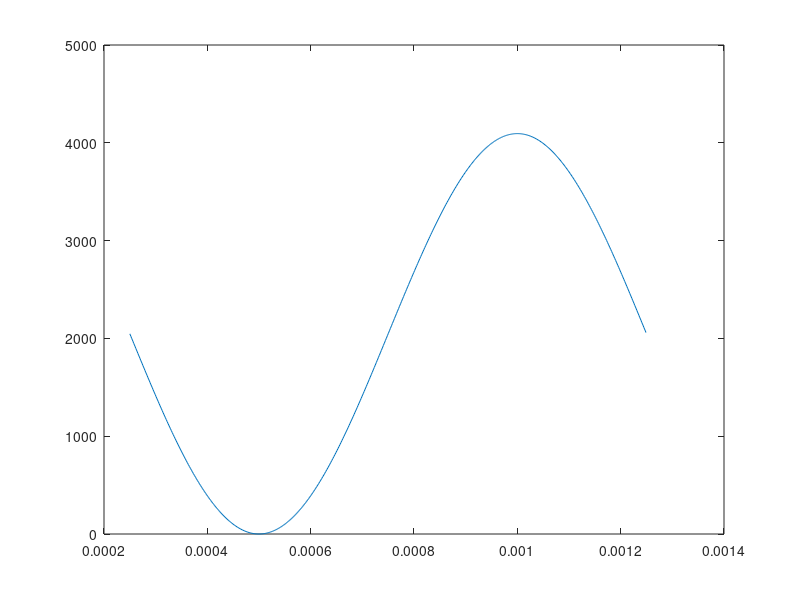

Here is the MATLAB script that generated this plot:
close all;
clear all;
clf;

% Generate 64 points of single-cycle sine wave 
frequency = 1000;
timeperiod = 1/frequency;
amplitude = 2047;
dcoffset = 2047;
%t=0.00025:0.0000158:1.25*timeperiod;           % 64 data points
%t=0.00025:0.00000782:1.25*timeperiod;          % 128 data points
 t=0.00025:0.000001955:1.25*timeperiod;         % 512 data points
sinedata=dcoffset+amplitude*cos(2*pi*frequency*t);
plot(t,sinedata)
  
resultcount = size(sinedata)(2)               % 2nd column is count

headerfile = "sine.h";
author = "chris sutton";
delete (headerfile);
headerfileID = fopen(headerfile,'a');

fprintf(headerfileID, '/** \n');
fprintf(headerfileID, ' * @file %s \n', headerfile);
fprintf(headerfileID, ' * @author %s \n', author);
fprintf(headerfileID, ' * @brief  \n');
fprintf(headerfileID, ' * @version 0.1 \n');
fprintf(headerfileID, ' * @date %s \n', date());
fprintf(headerfileID, ' * @copyright Copyright (c) 2020 \n');
fprintf(headerfileID, ' * Generated by GNU Octave.\n');
fprintf(headerfileID, ' */ \n\n');

fprintf(headerfileID, '#ifndef __SINE_H__\n');
fprintf(headerfileID, '#define __SINE_H__\n\n');

fprintf(headerfileID, '#define SINE_DATA_SIZE %d\n\n', resultcount);

%fprintf(headerfileID, "// SINE WAVE TABLE DATA: Freq=%d(Hz) TimePeriod=%d Amplitude=%d dcoffset=%d\n", frequency, timeperiod, amplitude, dcoffset);
fprintf(headerfileID, 'uint32_t sine_data_table[SINE_DATA_SIZE] = {\n\t');


colcount=0;
% Iterate the matrix result, insert comma, but not after last item
for i = 1:resultcount
   fprintf(headerfileID, '%d', int32(sinedata(i)));
   if(i != resultcount)
    fprintf(headerfileID, ", ");
   endif
   colcount=colcount+1;
   if(colcount > 10)
    colcount=0;
    fprintf(headerfileID, '\n\t');
   endif
endfor

fprintf(headerfileID, '\n};\n\t');
fprintf(headerfileID, '\n\n');

fprintf(headerfileID, '#endif //__SINE_H__\n\n');

fclose(headerfileID);